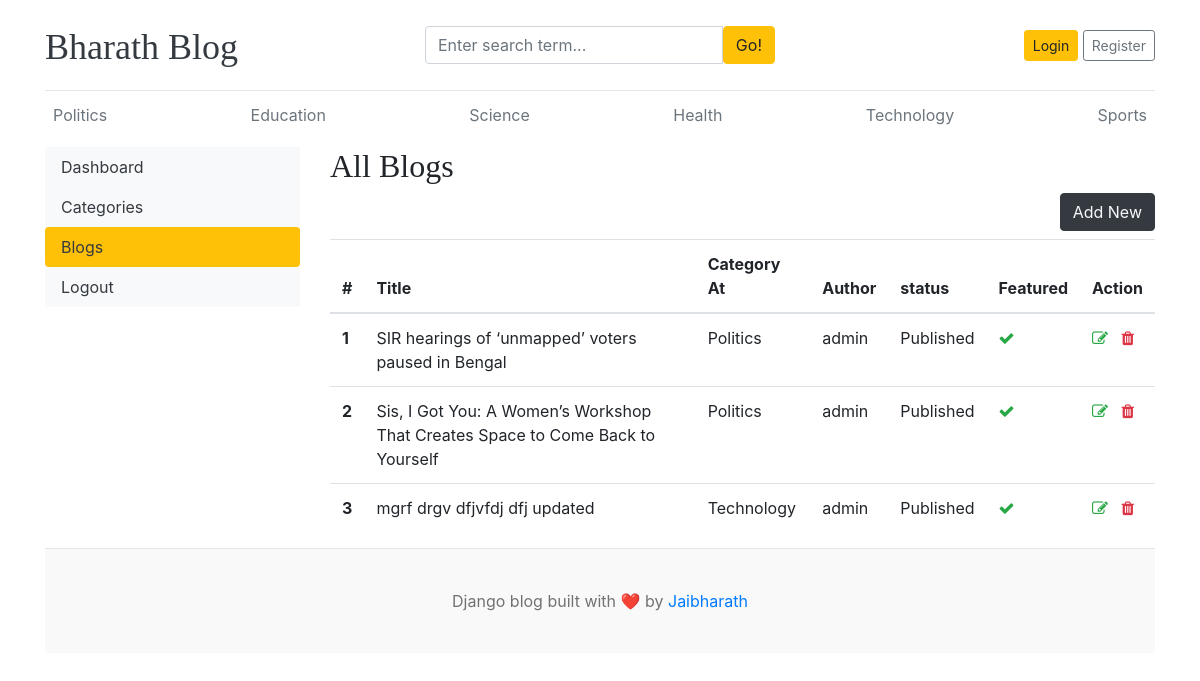
The app's page /dashboard/posts/ with its own data.
### blogs/models.py (models this page shows, shortened)
class Category(models.Model):
    category_name = models.CharField(max_length=50, unique=True)
    created_at = models.DateTimeField(auto_now_add=True)
    updated_at = models.DateTimeField(auto_now=True)
    class Meta:
        verbose_name_plural = 'categories'
    def __str__(self):
        return self.category_name

class Blog(models.Model):
    title = models.CharField(max_length=100)
    slug = models.SlugField(max_length=500, unique=True)
    category = models.ForeignKey(Category,on_delete=models.CASCADE)
    author = models.ForeignKey(User, on_delete=models.CASCADE)
    featured_image = models.ImageField(upload_to='uploads/%y/%m/%d')
    short_description = models.TextField(max_length=1000)
    blog_body = models.TextField(max_length=2000)
    status = models.CharField(choices=STATUS_CHOICES, default=0)
    is_featured = models.BooleanField(default=False)
    created_at = models.DateTimeField(auto_now_add=True)
    updated_at = models.DateTimeField(auto_now=True)

### dashboards/views.py (the view)
# urls.py: path('posts/',views.posts,name='posts'),
def posts(request):
    posts = Blog.objects.all()
    context = {
        'posts':posts
    }
    return render(request,'dashboard/posts.html',context)

### blogs/context_processors.py (called while the page is built)
def get_categories(request):
    categories = Category.objects.all()
    return dict(categories=categories)

def get_socila_links(request):
    social_links = SocialLink.objects.all()
    return dict(social_links=social_links)

### templates/dashboard/posts.html
{% extends 'base.html' %}
{% block content %}
<div class="row">
        {% include 'dashboard/sidebar.html' %}
        <div class="col-md-9">
            <h2>All Blogs</h2>
            <a href="{% url 'add_posts' %}" class="btn btn-dark text-light float-right mb-2">Add New</a>
            <table class="table table-hover">
  <thead>
    <tr>
      <th>#</th>
      <th>Title</th>
      <th>Category At</th>
      <th>Author</th>
      <th>status</th>
      <th>Featured</th>
      <th>Action</th>
    </tr>
  </thead>
  <tbody>
    {% for post in posts %}
    <tr>
      <th>{{forloop.counter }}</th>
      <td>{{post.title}}</td>
      <td>{{post.category}}</td>
      <td>{{post.author}}</td>
      <td>{{post.status}}</td>
      <td>{% if post.is_featured %}<i class='fa fa-check text-success'></i>{% else %}<i class='fa fa-times text-danger'></i>{% endif %}</td>
      <td>
        <a href="{% url 'edit_posts' post.id %}"><i class='fa fa-edit text-success'></i></a> &nbsp;
        <a href="{% url 'delete_posts' post.id %}"><i class='fa fa-trash text-danger'></i></a>
    </td>
    </tr>
    {% endfor %}
  </tbody>
</table>
        </div>
</div>
{% endblock %}

### templates/base.html (shortened to what this page needs)
{% load static %}
<!DOCTYPE html>
<html lang="en">
<head>
    <link href="https://getbootstrap.com/docs/4.0/dist/css/bootstrap.min.css" rel="stylesheet">
    <link href="{% static 'css/blog.css' %}" rel="stylesheet">
    <link rel="stylesheet" href="https://cdnjs.cloudflare.com/ajax/libs/font-awesome/4.7.0/css/font-awesome.min.css">
  </head>
<body>
    <div class="container">
      <header class="blog-header py-3">
        <div class="row flex-nowrap justify-content-between align-items-center">
          <div class="col-4 pt-1">
            <a class="blog-header-logo text-dark" href="/">Bharath Blog</a>
          </div>
          <div class="col-4">
            <form method="GET" action="{% url 'search' %}">
              <div class="input-group">
                        <input class="form-control" type="text" name="keyword" value="{{keyword}}" placeholder="Enter search term..." aria-label="Enter search term..." aria-describedby="button-search" />
                        <button type="submit" class="btn btn-warning"  id="button-search" type="button">Go!</button>
                    </div>
            </form>
          </div>
          <div class="col-4 d-flex justify-content-end align-items-center">
            {% if not user.is_authenticated %}
            <a class="btn btn-sm btn-warning" href="{% url 'login' %}">Login</a> &nbsp;
            <a class="btn btn-sm btn-outline-secondary" href="{% url 'register' %}">Register</a>
            {%else %}
            <span><a class="btn btn-sm btn-warning" href="{% url 'dashboard' %}">Dashboard</a></span>
            &emsp;
            <span><a class="btn btn-sm btn-danger" href="{% url 'logout' %}">Logout</a></span>
            {% endif %}
          </div>
        </div>
      </header>
      <div class="nav-scroller py-1 mb-2">
        <nav class="nav d-flex justify-content-between">
          {% for category in categories %}
          <a class="p-2 text-muted" href="{% url 'posts_by_category' category.id %}">{{category.category_name}}</a>
          {% endfor %}
        </nav>
      </div>
      {% block content %}
      {% endblock %}
<footer class="blog-footer ">
  <p>Django blog built with ❤️ by <a href="">Jaibharath</a></p>
</footer>
</body>
</html>

### blog_main/static/css/blog.css (style rules this page uses)
.blog-header { border-bottom: 1px solid #e5e5e5; }
.blog-header-logo { font-family: "Playfair Display", Georgia, "Times New Roman", serif; font-size: 2.25rem; }
h1, h2, h3, h4, h5, h6 { font-family: "Playfair Display", Georgia, "Times New Roman", serif; }
.blog-footer { padding: 2.5rem 0; color: #727272; text-align: center; background-color: #f9f9f9; border-top: .05rem solid #e5e5e5; }
.blog-footer p:last-child { margin-bottom: 0; }

### records on screen
Category: category_name "Politics"
Category: category_name "Education"
Category: category_name "Science"
Category: category_name "Health"
Category: category_name "Technology"
Category: category_name "Sports"
Blog: title "SIR hearings of ‘unmapped’ voters paused in Bengal", category "Politics", author "admin", status "Published", is_featured True (drawn)
Blog: title "Sis, I Got You: A Women’s Workshop That Creates Space to Come Back to Yourself", category "Politics", author "admin", status "Published", is_featured True (drawn)
Blog: title "mgrf drgv dfjvfdj dfj updated", category "Technology", author "admin", status "Published", is_featured True (drawn)
